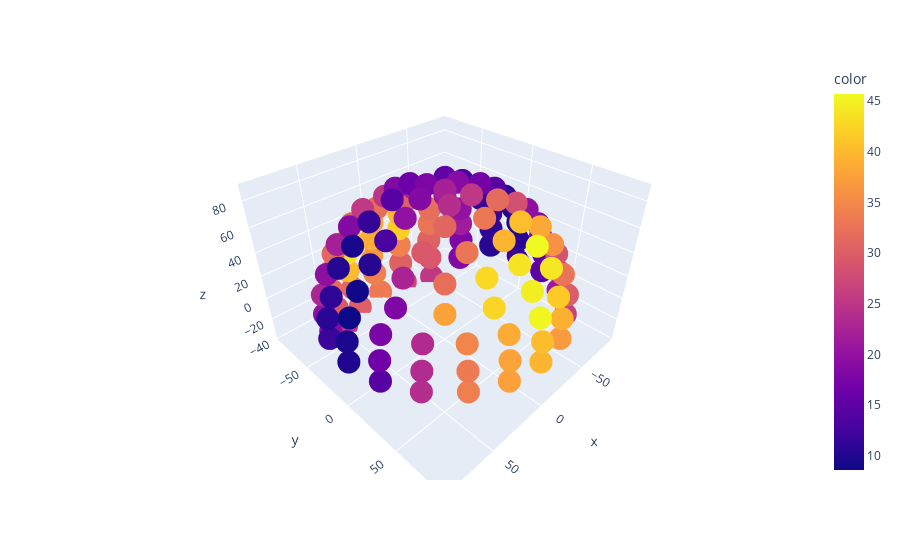

Notebook code for this chart:
### Code cell
px.scatter_3d(df, x='x',y='y',z='z', color=np.mean(D,axis=0))
